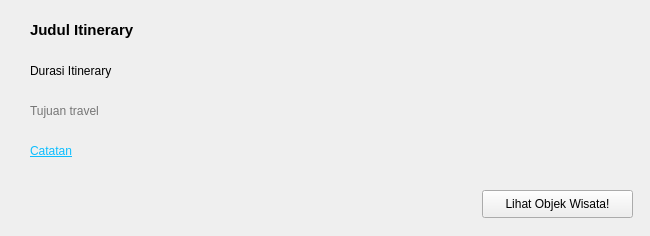
<?xml version="1.0" encoding="UTF-8"?>
<ui version="4.0">
 <class>Form</class>
 <widget class="QWidget" name="Form">
  <property name="geometry">
   <rect>
    <x>0</x>
    <y>0</y>
    <width>650</width>
    <height>236</height>
   </rect>
  </property>
  <property name="windowTitle">
   <string>Form</string>
  </property>
  <widget class="QWidget" name="verticalLayoutWidget">
   <property name="geometry">
    <rect>
     <x>10</x>
     <y>10</y>
     <width>631</width>
     <height>161</height>
    </rect>
   </property>
   <layout class="QVBoxLayout" name="verticalLayout">
    <property name="spacing">
     <number>0</number>
    </property>
    <property name="leftMargin">
     <number>20</number>
    </property>
    <item>
     <widget class="QLabel" name="label_2">
      <property name="font">
       <font>
        <pointsize>11</pointsize>
        <weight>75</weight>
        <bold>true</bold>
       </font>
      </property>
      <property name="text">
       <string>Judul Itinerary</string>
      </property>
     </widget>
    </item>
    <item>
     <widget class="QLabel" name="label">
      <property name="font">
       <font>
        <pointsize>9</pointsize>
       </font>
      </property>
      <property name="text">
       <string>Durasi Itinerary</string>
      </property>
     </widget>
    </item>
    <item>
     <widget class="QLabel" name="label_3">
      <property name="font">
       <font>
        <pointsize>9</pointsize>
       </font>
      </property>
      <property name="styleSheet">
       <string notr="true">color:rgb(117, 117, 117)</string>
      </property>
      <property name="text">
       <string>Tujuan travel</string>
      </property>
     </widget>
    </item>
    <item>
     <widget class="QLabel" name="label_5">
      <property name="font">
       <font>
        <pointsize>9</pointsize>
        <underline>true</underline>
       </font>
      </property>
      <property name="styleSheet">
       <string notr="true">color:rgb(12, 190, 255)</string>
      </property>
      <property name="text">
       <string>Catatan</string>
      </property>
     </widget>
    </item>
   </layout>
  </widget>
  <widget class="QPushButton" name="pushButton">
   <property name="geometry">
    <rect>
     <x>482</x>
     <y>190</y>
     <width>151</width>
     <height>28</height>
    </rect>
   </property>
   <property name="text">
    <string>Lihat Objek Wisata!</string>
   </property>
  </widget>
 </widget>
 <resources/>
 <connections/>
</ui>
